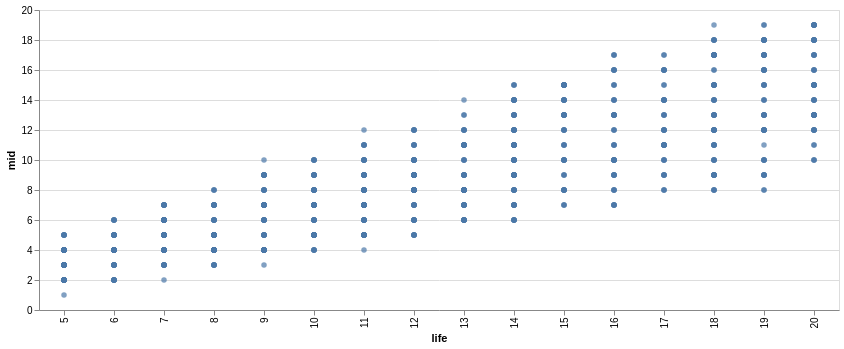

The code cell stored with this chart in its notebook:
### Markdown cell above
[og]The following is a chart that represents the deviation between the remaining life prediction from the vendor and the real failure, due to production trend.

[j] pg initially skipped this step

[pg]

### Code cell
import altair as alt

brush = alt.selection_interval()
alt.Chart(df_historical).mark_point(filled=True).encode(
    x='life:O',
    y='mid:Q'
).properties(
    width=800,
    height=300
)

### Figure 1 — Vega-Lite specification as saved in the notebook (floating-point values rounded to 4 significant figures; data arrays with more than 128 entries replaced by an {"elided": "..."} marker saying what was removed)
{"config": {"view": {"continuousWidth": 300, "continuousHeight": 300}}, "data": {"name": "data-9574a3f8202696e0cdc7de715386d3b9"}, "mark": {"type": "point", "filled": true}, "encoding": {"x": {"field": "life", "type": "ordinal"}, "y": {"field": "mid", "type": "quantitative"}}, "height": 300, "width": 800, "$schema": "https://vega.github.io/schema/vega-lite/v6.4.1.json", "datasets": {"data-9574a3f8202696e0cdc7de715386d3b9": {"elided": "1000 records"}}}
